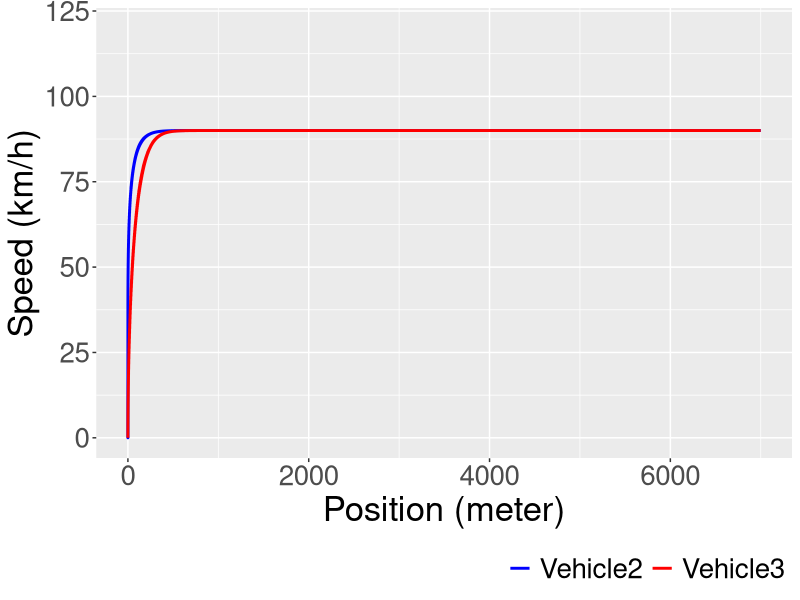
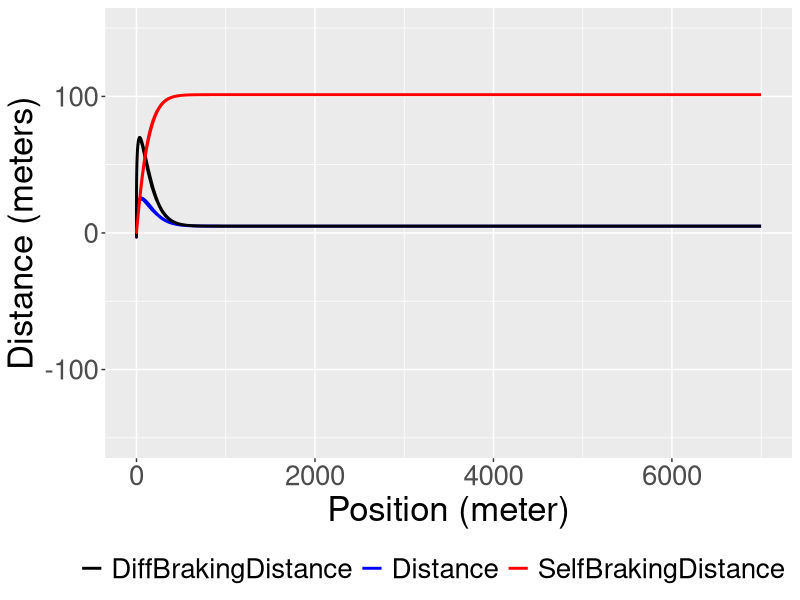

These figures' R source, in order: (Note: this script raises an error after producing the figures.)
#/*******************************************************************************
#  * Copyright 2015 Charles University in Prague
#  *  
#  *  Licensed under the Apache License, Version 2.0 (the "License");
#  *  you may not use this file except in compliance with the License.
#  *  You may obtain a copy of the License at
#  *  
#  *      http://www.apache.org/licenses/LICENSE-2.0
#  *  
#  *  Unless required by applicable law or agreed to in writing, software
#  *  distributed under the License is distributed on an "AS IS" BASIS,
#  *  WITHOUT WARRANTIES OR CONDITIONS OF ANY KIND, either express or implied.
#  *  See the License for the specific language governing permissions and
#  *  limitations under the License.
#  *******************************************************************************/
#
# Author: Rima Al-ALi (alali@d3s.mff.cuni.cz)
#

library(ggplot2)

#Check the current directory 
#getwd()

#Add a new directory if needed 
#dir <- #e.g. 'D:/examples'
#setwd(dir)


#Read the data
guard <- read.csv(file="./baseline.csv",sep=",",head=TRUE)   

#Check the names of data columns 
#names(guard)

#Select the rows of "vehicle3"
v3 <- subset(guard, guard$vehicleID == "Vehicle3")



##############################################
##### plot speed and distance in vehicle3 ####
##############################################


#Plot the speed of the vehicle3 according to its position and plot the belief about the speed of vehicle2 in vehicle3 
ggplot(v3, aes(x = as.numeric(as.character(vehPosValue))))+
  geom_smooth(aes(y = as.numeric(as.character(refSpeedValue)), color = "Vehicle2"),
              stat="identity", fill = "blue", alpha=0.2) +
  geom_smooth(aes(y = as.numeric(as.character(vehSpeedValue)), color = "Vehicle3"),
              stat="identity", fill = "red", alpha=0.2) +
  scale_color_manual("", breaks = c("Vehicle2", "Vehicle3"),
                     values = c("blue","red")) +
  theme(text = element_text(size=25),
        # Change legend background color
        legend.position = "bottom",
        legend.key = element_rect(colour = "transparent", fill = "white"),
        legend.justification = c(1,0))+ 
  guides(color=guide_legend(override.aes=list(fill=NA))) +
  xlab("Position (meter)") + ylab("Speed (km/h)") +ylim(0,120) + xlim(0,7000) 


#Plot the distance of the vehicle3 according to its position and plot the belief about the distance of vehicle2 in vehicle3
ggplot(v3, aes(x = as.numeric(as.character(vehPosValue))))+
  geom_smooth(aes(y = as.numeric(as.character(distanceValue)), color = "Distance"),
              stat="identity", fill = "blue", alpha=0.2) +
  geom_smooth(aes(y = as.numeric(as.character(diffBrakingDistanceValue)), color = "DiffBrakingDistance"),
              stat="identity", fill = "black", alpha=0.2) +
  geom_smooth(aes(y = as.numeric(as.character(brakingDistanceValue)), color = "SelfBrakingDistance"),
              stat="identity", fill = "red", alpha=0.2) +
  scale_color_manual("", breaks = c("DiffBrakingDistance", "Distance", "SelfBrakingDistance"),
                     values = c("black", "blue","red")) +
  xlab("Position (meter)") + ylab("Distance (meters)") +  
  guides(color=guide_legend(override.aes=list(fill=NA))) +
  theme(text = element_text(size=25),
        # Change legend background color
        legend.position = "bottom",
        legend.key = element_rect(colour = "transparent", fill = "white"),
        legend.justification = c(1,0)) +ylim(-150,150) + xlim(0,7000)


#################################
##### plot minimum distances ####
#################################

#Match the names to the enumaration 
v_name <- c('Vehicle1'=1, 'Vehicle2'=2,'Vehicle3'=3)

#Extract the minimum distance
distmin <- as.numeric(as.character(v3$distanceMin))
ids <- v3$vehicleID
lab <- 0
dist1<- cbind(ids,distmin,lab)
#Extract the minimum difference between braking distances of vehicle3 and vehicle2
distmin <- as.numeric(as.character(v3$diffBrakingDistanceMin))
ids <- v3$vehicleID
lab <- 1
dist2<- cbind(ids,distmin,lab)
#Extract the minimum braking distance for vehicle3
distmin <- as.numeric(as.character(v3$brakingDistanceMin))
ids <- v3$vehicleID
lab <- 2
dist3<- cbind(ids,distmin,lab)
#Add the minimum distances
distmins<- rbind(dist1, dist2, dist3)
#Create a data frame with the minimum distances
distmins <- data.frame(VehicleID = distmins[,1], Difference = distmins[,2], Label = distmins[,3])

#Plot the minimum distances
ggplot(data = distmins, aes(x=Label, y = Difference, group = Label))+ 
  geom_boxplot(aes(fill="Vehicle3"))+                              #Vehicle3
  facet_wrap(vars("Vehicle3"), nrow = 2)+
  stat_summary(fun.y=mean, colour="darkred", geom="point", 
               shape=18, size=3,show.legend = FALSE) + coord_flip()+
  scale_fill_discrete(name = "VehicleID") +
  scale_x_continuous(breaks=c(0, 1, 2),
                     labels=c("Distance", "Difference in Braking Distance", "Braking Distance")) +
  theme(text = element_text(size=25),
        axis.title.y=element_blank(),
        legend.position = "bottom") + 
  ylim(-200,200) + ylab("meters") 

